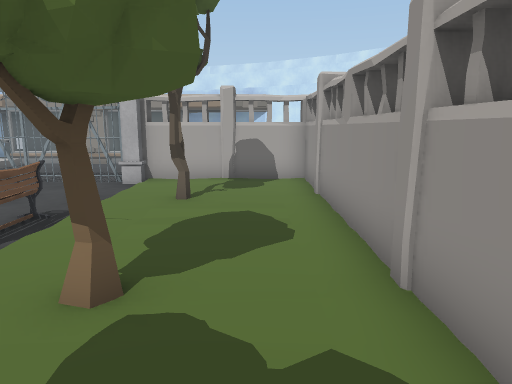
[1] (above)

24 first-person views from a walk through a 3-D level made in the Unity game engine. The camera is 1.5 m above the floor, tilts 10° down and sees 70° across. Doors are open. The floor is counted in squares, 1 m on a side. Each view is taken from the middle of a square. On the plan, view 1 faces up. The plan holds only what a view shows up to about 16 squares ahead; the rest is blank. The place goes on beyond the plan. The player is left out.

[2]
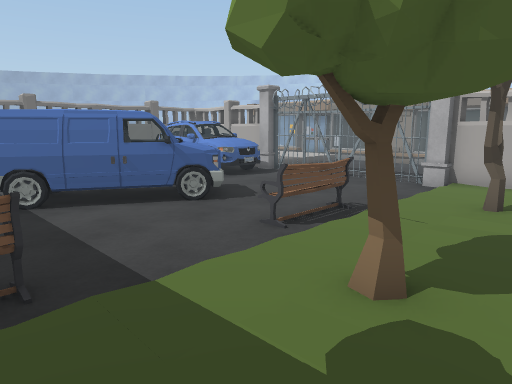

[3]
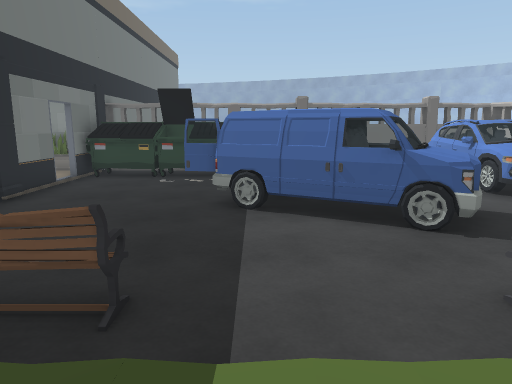

[4]
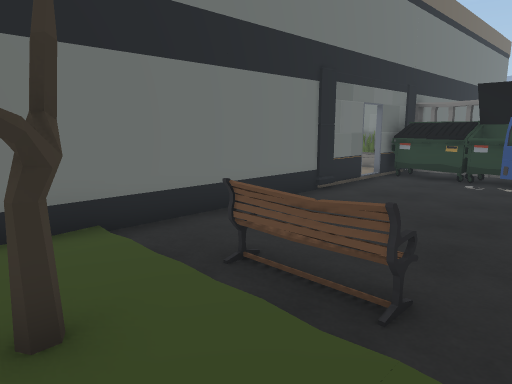

[5]
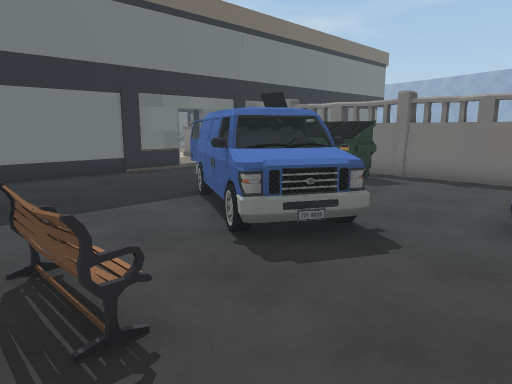

[6]
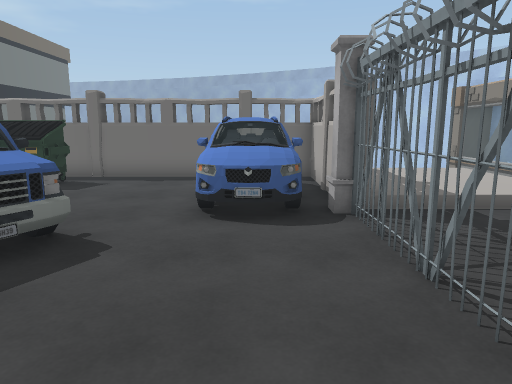

[7]
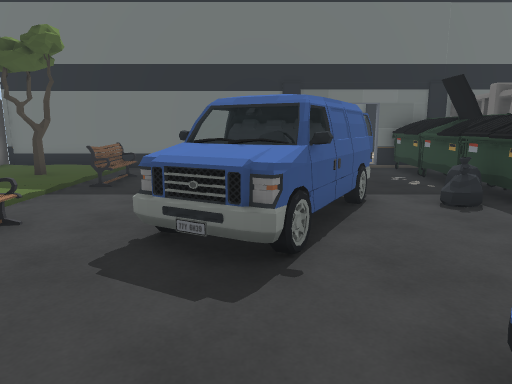

[8]
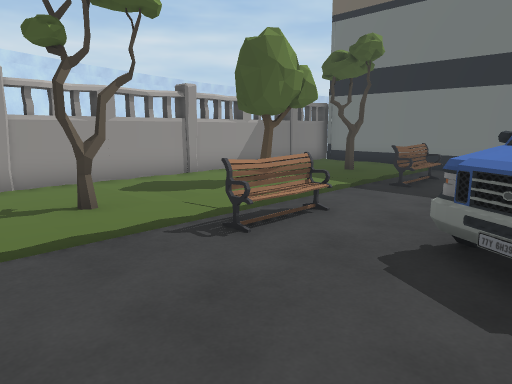

[9]
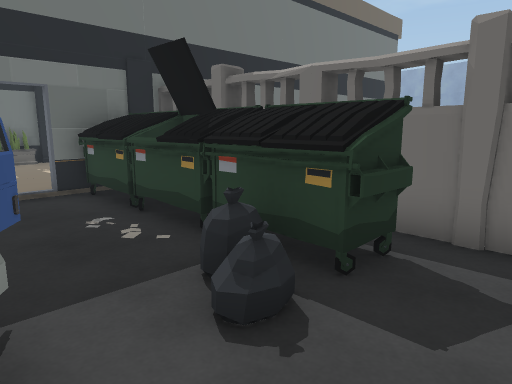

[10]
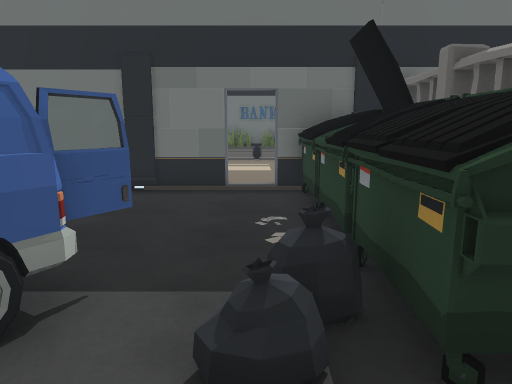

[11]
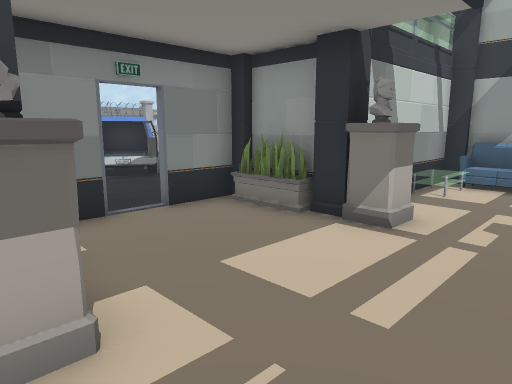

[12]
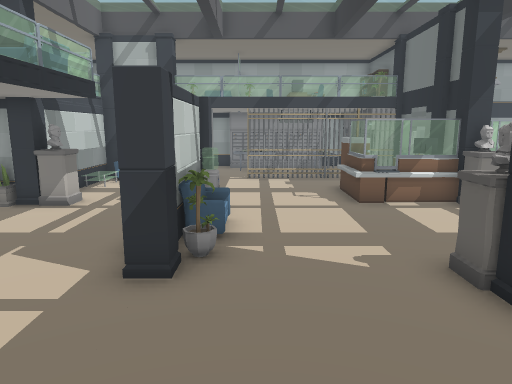

[13]
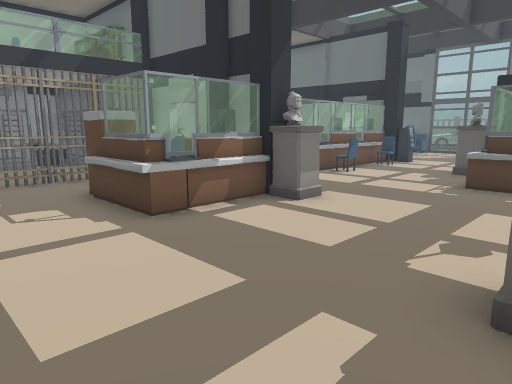

[14]
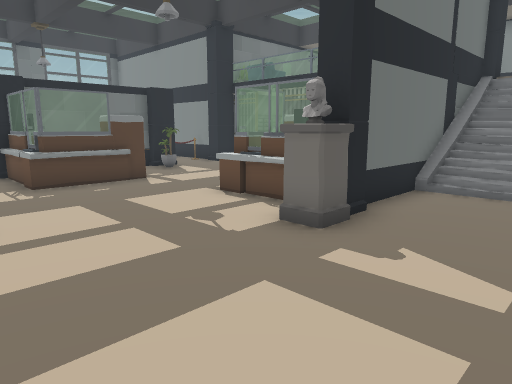

[15]
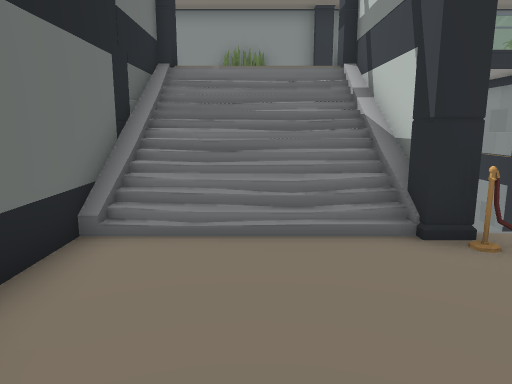

[16]
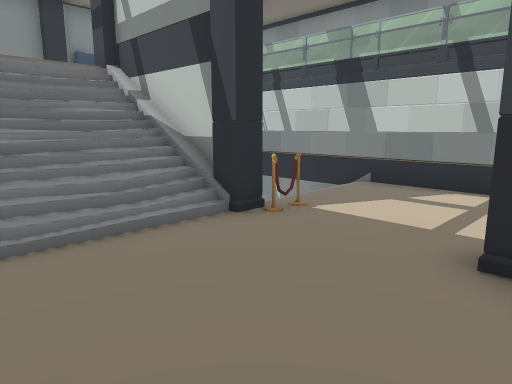

[17]
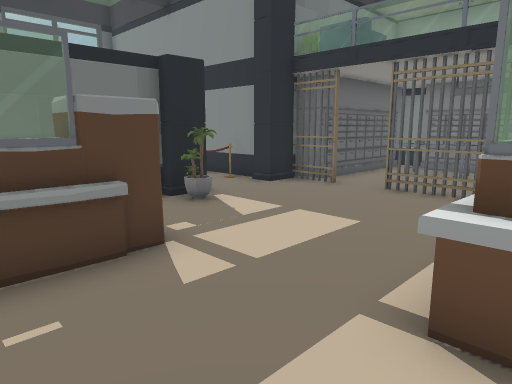

[18]
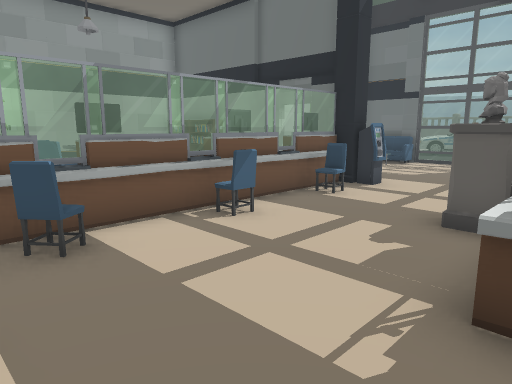

[19]
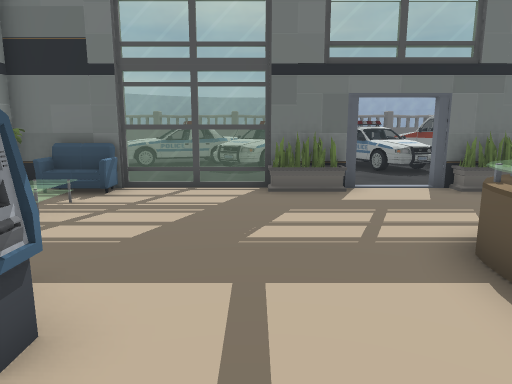

[20]
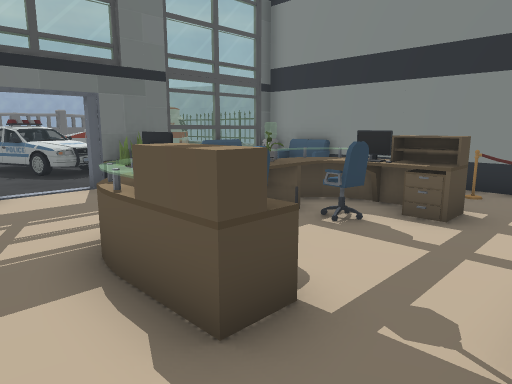

[21]
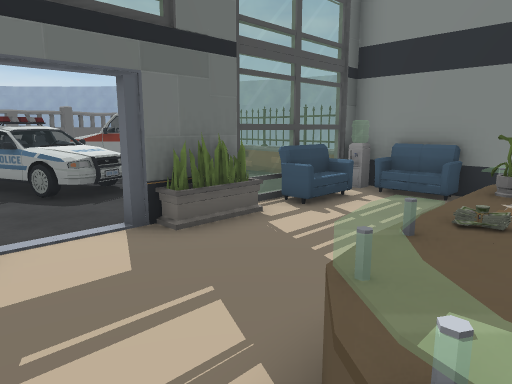

[22]
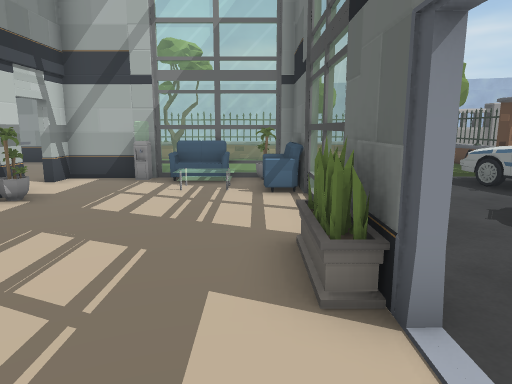

[23]
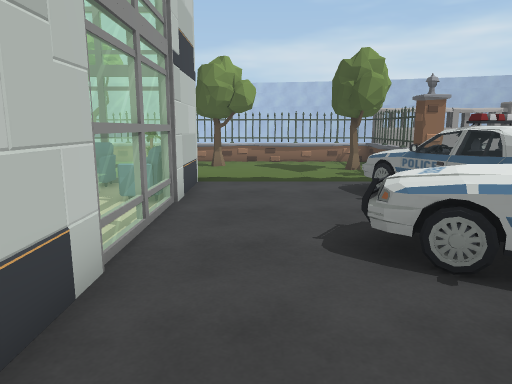

[24]
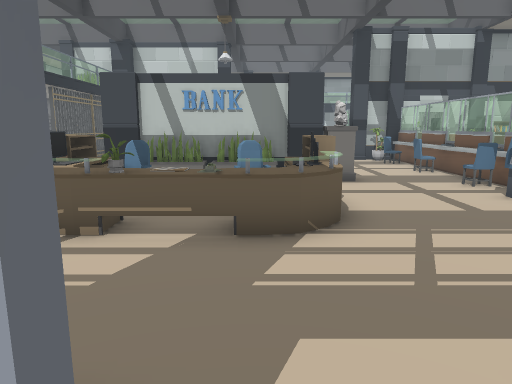

### Floor plan
Key: @ floor where view 1 was taken; # wall or solid block; x gap in a wall; . main floor; : floor 0.25 m higher than the main floor; / step, stairs or slope; D open door; = window, fence, low wall or low ledge; ^ raised ledge; v drop or lower ground; T tree; B bench; C car; A van; P pillar; L plant; S statue; F sofa; W water cooler; E desk; M computer; G table; H cash machine; I shelf; N thing the floor can be seen under or through; J fence; O other object.
Columns run from 29 left of view 1 to 2 right of it. Each row starts with its distance up from view 1.
 12                 :::......
 11               ######OOOOOxO####
 10               #CCCCC....../    #
  9               #CCCCCC...../    #
  8               #CCCCC....../T  .#
  7               #.........../T  .#
  6               #......AA..B/   .#
  5               #.....AAA..//   .#
  4              v#.....AAA.../   .#
  3               #OOO.AAA..../TT .#
  2                OOOAAAA..../ .  #
  1                OO.A.A....//    #
  0                OO........O/  @ #
 -1                OO........B/TT  #
 -2               ^OO........./    #
 -3               ^OO........./    #
 -4 #  ##############.##P###########
 -5 #O             L....L
 -6       ######## .....POOOOP
 -7          v/...SS...SS..O#P
 -8      O    /...P.....P....P
 -9      O    ............. FP
-10 #F   O    .O.......
-11 #F   P####PO..PL###LP    #
-12 P    P////PO..PLFOWW.....D
-13 #     /////..............#
-14 #L    /////..............x
-15 #L    /////..............x.
-16 #    P/////..PS.....EEE..#GG ##
-17 #     # P## #PS.....EEE .#G  O#
-18             EO......MEO  #OOOO#
-19           OEEE.....SPPPPPP
-20            EEE.....SP P #O
-21        #.............EO
-22   OGG..#..............MO
-23   OGG..D......EEEE....M    O  #
-24   OGG..D......  EE...EE    OO #
-25  #O##O##...L..  OE....M       #
-26  #     #P..P####PSS...M     O.#
-27        ##O..LLLL.P....E   ... #
-28         #O...........EM  ..   #
-29         #O.EE...E....HPPPP##OO#
-30         #  MMO.OM.....L..P  I:
-31         #  MMEEEM........W    #
-32         #   ELEEE........W    #
-33         #................F    #
-34         FO.............O.=    =
-35         #O..............LL    #
-36         #WF####..#NNNNNFP#    =
-37         #...  D..D......./    #
-38         ^..   .........../    =
-39         ^.   CC.....C..../    =
-40         #CC  CCC...CC..../    =
-41         ^C   CCC  CCC.CCC/    =
-42             CCCC   CCCCC J    =
-43              CC     CCCC J#=#=#
-44                               #
-45                               #

Positions as (right, up) in squares from view 1, and headings:
1: (0, 0), facing up
2: (0, 0), facing up-left
3: (-1, 2), facing left
4: (-1, 2), facing down-left
5: (-3, 9), facing down-left
6: (-3, 9), facing left
7: (-8, 10), facing down
8: (-8, 10), facing down-right
9: (-10, 5), facing down-left
10: (-12, 5), facing down
11: (-15, -10), facing up-right
12: (-20, -13), facing right
13: (-15, -13), facing down-right
14: (-10, -13), facing down-left
15: (-14, -14), facing left
16: (-14, -16), facing up-left
17: (-13, -19), facing down-left
18: (-13, -20), facing down-right
19: (-10, -27), facing down
20: (-11, -27), facing down-left
21: (-12, -31), facing down-left
22: (-15, -35), facing right
23: (-14, -38), facing right
24: (-14, -37), facing up
